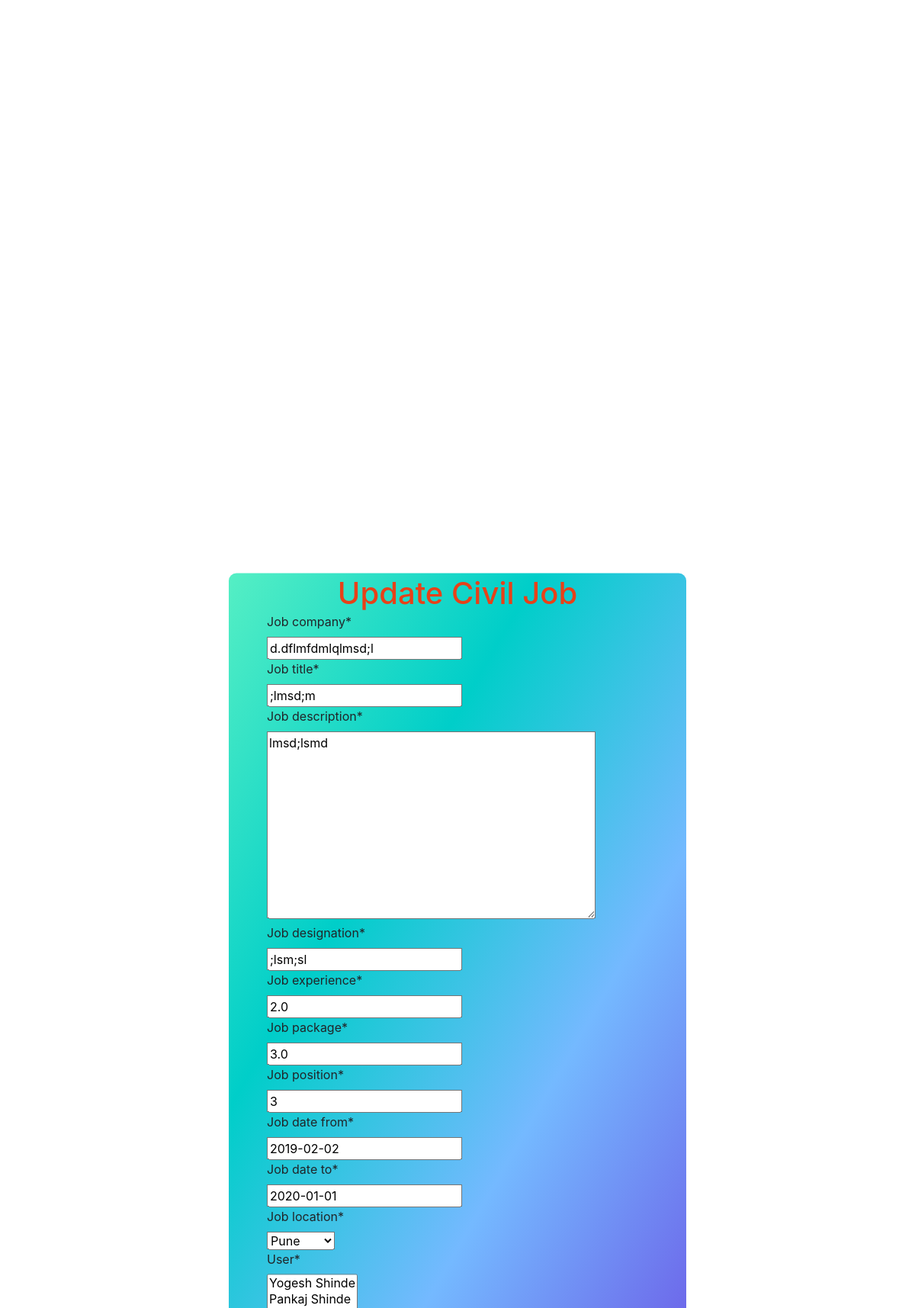
Screenshot of /civil_update/2/ (signed in) with the database file from the repository.
### FirstApp/models.py (models this page shows, shortened)
class CIVILJobs(models.Model):
    job_company = models.CharField(max_length=30)
    job_title = models.CharField(max_length=30)
    job_description = models.TextField()
    job_designation = models.CharField(max_length=30)
    job_experience = models.FloatField()
    job_package = models.FloatField()
    job_position = models.IntegerField()
    job_date_from = models.DateField()
    job_date_to = models.DateField()
    job_location = models.ForeignKey(Address, on_delete=models.CASCADE)
    user = models.ManyToManyField(User)

### FirstApp/views.py (the view)
# urls.py: path('civil_update/<int:id>/',views.civil_update),
@login_required(login_url='/login/')
def civil_update(request,id):
    obj=CIVILJobs.objects.get(pk=id)
    civilform=CIVILJobsForm(instance=obj)
    if(request.method == 'POST'):
        civilform=CIVILJobsForm(request.POST,instance=obj)
        if(civilform.is_valid()):
            civilform.save()
        return redirect('/civil_show/')
    civilform=CIVILJobsForm(instance=obj)
    return render(request,'civil_update.html',{'obj':obj,'civilform':civilform})

### FirstApp/forms.py
class CIVILJobsForm(forms.ModelForm):
    class Meta:
        model=CIVILJobs
        fields='__all__'

### FirstApp/models.py (called while the page is built)
    def __str__(self):
        return self.city

### UserApp/models.py (called while the page is built)
    def __str__(self):
        return self.name

### FirstApp/templates/civil_update.html (shortened to what this page needs)
{% load static %}
<!DOCTYPE html>
<html lang="en">
  <head>
    <link rel="stylesheet" href="{% static "css/add.css" %}">
    <link
      rel="stylesheet"
      href="https://stackpath.bootstrapcdn.com/bootstrap/4.4.1/css/bootstrap.min.css"
    />
    {% load crispy_forms_tags %}
  </head>
  <body>
    <form class="add-form" action="/civil_update/{{obj.id}}/" method="POST">
      <caption>
        <h1>Update Civil Job</h1>
      </caption>
      {% csrf_token %} {{civilform | crispy}}
      <br />
    </form>
  </body>
</html>

### static/css/add.css (style rules this page uses)
body { background: url('https://images.pexels.com/photos/327540/pexels-photo-327540.jpeg?auto=compress&cs=tinysrgb&dpr=1&w=500'); background-repeat: no-repeat; background-size: cover; }
.add-form { width: 600px; background: linear-gradient(120deg, #55efc4, #00cec9, #74b9ff, #6c5ce7); padding: 0.5px 50px; border-radius: 10px; position: absolute; top: 75%; left: 50%; transform: translate(-50%, -50%); }
.add-form h1 { text-align: center; margin-top: 1px; margin-bottom: 1px; color: #e84118; }

### rows the page displays
CIVILJobs: job_company "d.dflmfdmlqlmsd;l", job_title ";lmsd;m", job_description "lmsd;lsmd", job_designation ";lsm;sl", job_experience "2.0", job_package "3.0", job_position "3", job_date_from "2019-02-02", job_date_to "2020-01-01", job_location "Pune"
